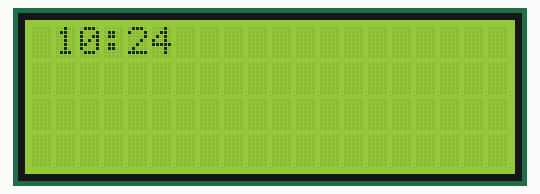
Simulated run of this sketch. Board: Arduino Uno, built with avr-gcc and run on an emulated ATmega328P. Parts: 20×4 character LCD. The local clock reads 2024-03-15 10:24:30 at power-on unless the sketch sets it.

Above: at 0.2 s.
At 90.2 s:
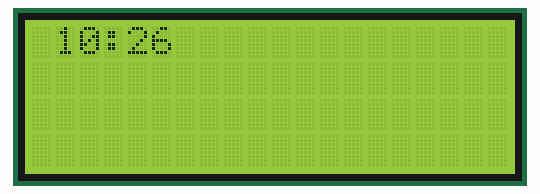

Measured:
- what the display in image 0 shows lasts 30.0 s, from 0.1 s to 30.1 s

The sketch:

commit3.ino
```cpp
#include <Wire.h>
#include <LiquidCrystal_I2C.h>
#include "RTClib.h"

LiquidCrystal_I2C lcd(0x27,20,4);
RTC_DS3231 rtc;

void setup()
{
  lcd.init();

}


void loop()
{
  lcd.init();
  DateTime now = rtc.now();

  lcd.backlight();
  lcd.setCursor(1,0);

   if(now.hour() < 10){
      lcd.print('0');
      lcd.print(now.hour(), DEC);


    }else{
      lcd.print(now.hour(), DEC);

    }
    lcd.print(':');

    if(now.minute() < 10){
      lcd.print('0');
      lcd.print(now.minute(), DEC);

    }else{
        lcd.print(now.minute(), DEC);

    }

    delay(1000);
}
```
